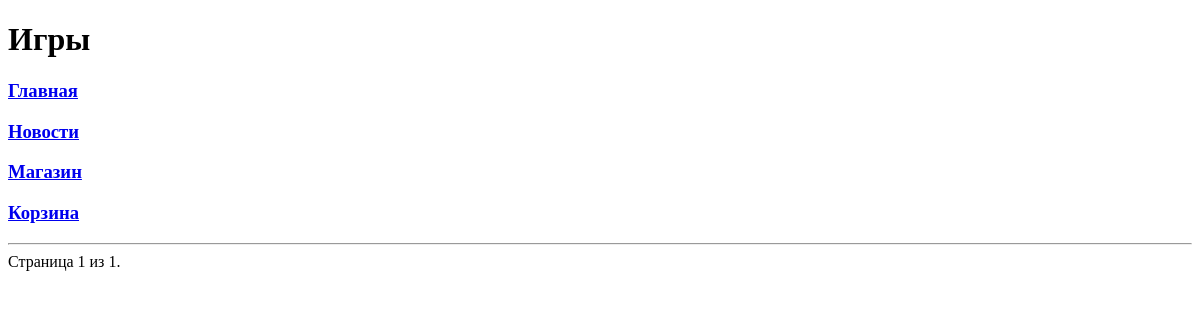
Page /platform/news/?page=2 on the earlier database version.
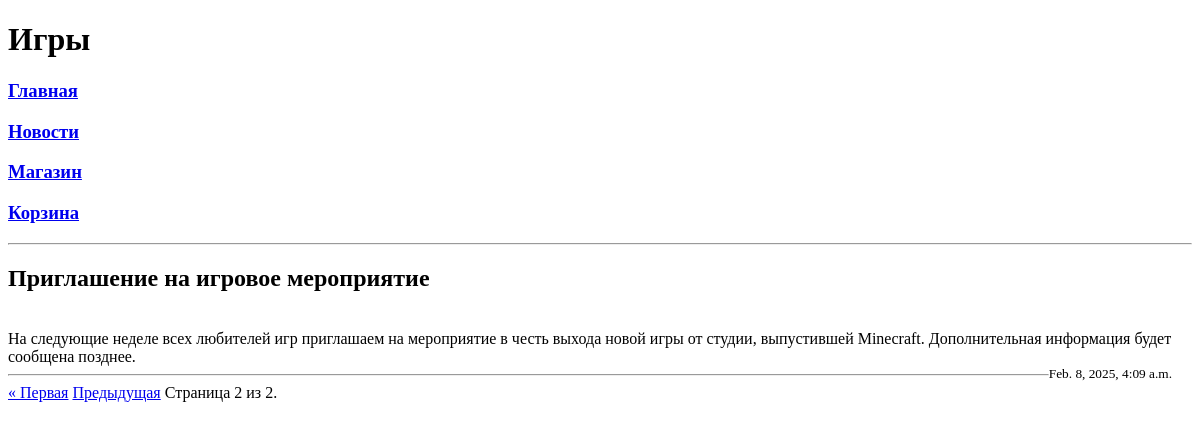
Same page on the later database version.
### task1/models.py (models this page shows)
class News(models.Model):
    title = models.CharField(max_length=50)
    content = models.TextField()
    date = models.DateTimeField(auto_now_add=True)

### task1/views.py (the view)
# urls.py: path('platform/news/', news)
def news(request):
    newses = News.objects.all()
    paginator = Paginator(newses, 3)
    page_number = request.GET.get('page')
    news = paginator.get_page(page_number)
    return render(request, 'news.html', {'news': news})

### templates/second_task/news.html (shortened to what this page needs)
{% extends 'menu.html' %}
{% block pagename %}<h1>Игры</h1>{% endblock %}
{% block menu %}{{ block.super }}{% endblock %}
{% block content %}
    <hr>
    {% for new in news %}
        <h2>{{ new.title }}</h2>
        <br>
        {{ new.content }}
        <br>
        <small style="float: right; margin-right: 20px;">{{ new.date }}</small>
        <hr>
    {% endfor %}
    <div class="pagination">
        <span class="step-links">
            {% if news.has_previous %}
                <a href="?page=1">&laquo; Первая</a>
                <a href="?page={{ news.previous_page_number }}">Предыдущая</a>
            {% endif %}
            <span class="current">
                Страница {{ news.number }} из {{ news.paginator.num_pages }}.
            </span>
        </span>
    </div>
{% endblock %}

Differences in the rows shown:
added News: title "Приглашение на игровое мероприятие", content "На следующие неделе всех любителей игр приглашаем на мероприятие в честь выхода новой игры от студии, выпустившей Minecraft. Дополнительная информация будет сообщена позднее.", date "Feb. 8, 2025, 4:09 a.m."
Other differences:
{{ news.number }}: "1" → "2"
{{ news.paginator.num_pages }}: "1" → "2"
text now shown: "« Первая Предыдущая"
